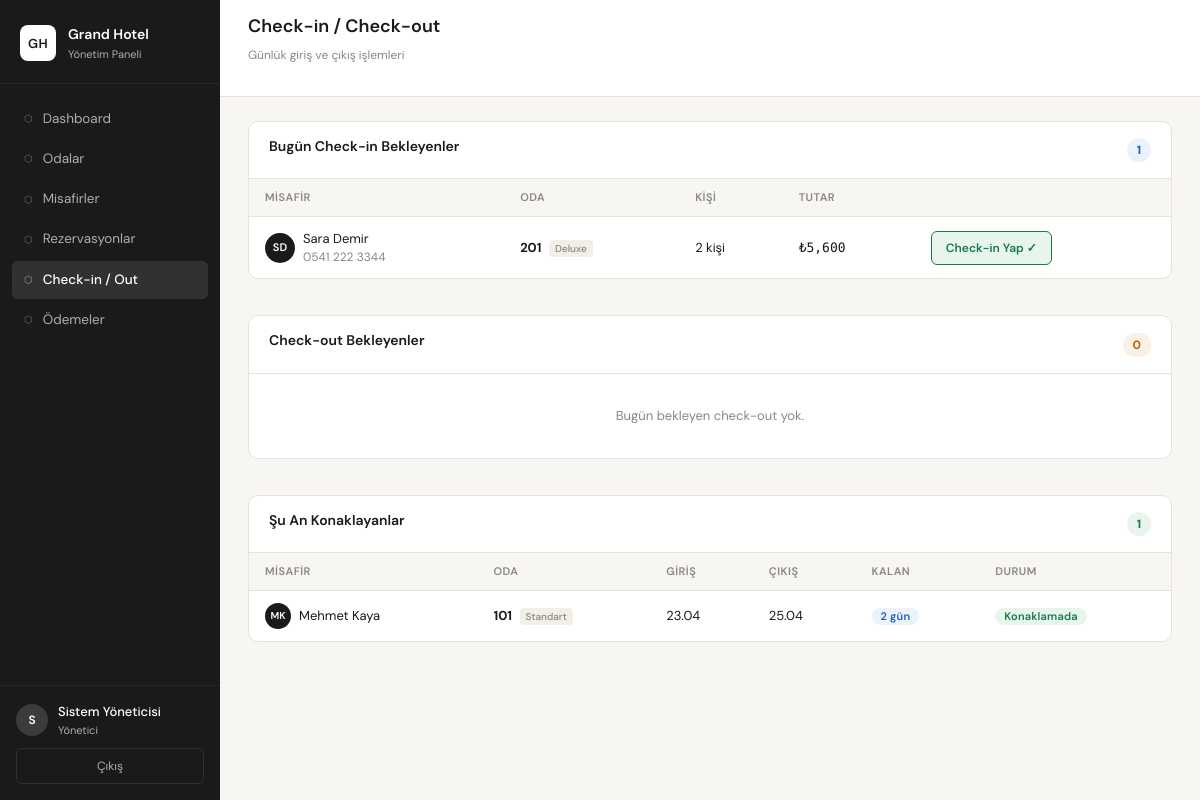
Screenshot of /checkin (signed in) with the database file from the repository.
### app.py (models this page shows)
class Reservation(db.Model):
    id = db.Column(db.Integer, primary_key=True)
    guest_id = db.Column(db.Integer, db.ForeignKey('guest.id'), nullable=False)
    room_id = db.Column(db.Integer, db.ForeignKey('room.id'), nullable=False)
    check_in_date = db.Column(db.Date, nullable=False)
    check_out_date = db.Column(db.Date, nullable=False)
    num_guests = db.Column(db.Integer, default=1)
    status = db.Column(db.String(20), default='confirmed')  # confirmed, checked_in, checked_out, cancelled
    total_amount = db.Column(db.Float)
    notes = db.Column(db.String(300))
    created_at = db.Column(db.DateTime, default=datetime.utcnow)
    guest = db.relationship('Guest', backref='reservations')
    room = db.relationship('Room', backref='reservations')

class Guest(db.Model):
    id = db.Column(db.Integer, primary_key=True)
    first_name = db.Column(db.String(50), nullable=False)
    last_name = db.Column(db.String(50), nullable=False)
    id_number = db.Column(db.String(20))
    phone = db.Column(db.String(20))
    email = db.Column(db.String(100))
    nationality = db.Column(db.String(50))
    created_at = db.Column(db.DateTime, default=datetime.utcnow)

class Room(db.Model):
    id = db.Column(db.Integer, primary_key=True)
    room_number = db.Column(db.String(10), unique=True, nullable=False)
    room_type = db.Column(db.String(30), nullable=False)  # standard, deluxe, suite, penthouse
    capacity = db.Column(db.Integer, default=2)
    price_per_night = db.Column(db.Float, nullable=False)
    status = db.Column(db.String(20), default='available')  # available, occupied, cleaning, maintenance
    floor = db.Column(db.Integer)
    description = db.Column(db.String(200))

### app.py (the view, shortened to what this page needs)
@app.route('/checkin', methods=['GET', 'POST'])
@login_required
def checkin():
    today = date.today()
    pending_checkins = Reservation.query.filter_by(check_in_date=today, status='confirmed').all()
    pending_checkouts = Reservation.query.filter(
        Reservation.check_out_date==today, Reservation.status=='checked_in').all()
    active_stays = Reservation.query.filter_by(status='checked_in').all()
    return render_template('checkin.html',
        pending_checkins=pending_checkins,
        pending_checkouts=pending_checkouts,
        active_stays=active_stays, today=today)

### app.py (called while the page is built)
def login_required(f):
    from functools import wraps
    @wraps(f)
    def decorated(*args, **kwargs):
        if 'user_id' not in session:
            return redirect(url_for('login'))
        return f(*args, **kwargs)
    return decorated

### templates/checkin.html (shortened to what this page needs)
{% extends "base.html" %}
{% block page_title %}Check-in / Check-out{% endblock %}
{% block page_sub %}Günlük giriş ve çıkış işlemleri{% endblock %}
{% block content %}
<div class="checkin-layout">
  <div class="card-section">
    <div class="section-header">
      <h2 class="section-title">Bugün Check-in Bekleyenler</h2>
      <span class="count-badge blue">{{ pending_checkins | length }}</span>
    </div>
    {% if pending_checkins %}
    <div class="table-wrapper">
      <table class="data-table">
        <thead>
          <tr><th>Misafir</th><th>Oda</th><th>Kişi</th><th>Tutar</th><th></th></tr>
        </thead>
        <tbody>
          {% for res in pending_checkins %}
          <tr>
            <td>
              <div class="guest-name-cell">
                <div class="guest-avatar">{{ res.guest.first_name[0] }}{{ res.guest.last_name[0] }}</div>
                <div>
                  <div>{{ res.guest.first_name }} {{ res.guest.last_name }}</div>
                  <div style="font-size: 12px; color: var(--text-muted);">{{ res.guest.phone }}</div>
                </div>
              </div>
            </td>
            <td><strong>{{ res.room.room_number }}</strong> <span class="room-type-tag">{{ res.room.room_type }}</span></td>
            <td>{{ res.num_guests }} kişi</td>
            <td class="mono">₺{{ "{:,.0f}".format(res.total_amount or 0) }}</td>
            <td>
              <form method="POST" action="{{ url_for('checkin') }}">
                <button type="submit" class="btn-action-green">Check-in Yap ✓</button>
              </form>
            </td>
          </tr>
          {% endfor %}
        </tbody>
      </table>
    </div>
    {% else %}
    <div class="empty-state">Bugün bekleyen check-in yok.</div>
    {% endif %}
  </div>
  <div class="card-section">
    <div class="section-header">
      <h2 class="section-title">Check-out Bekleyenler</h2>
      <span class="count-badge orange">{{ pending_checkouts | length }}</span>
    </div>
    {% if pending_checkouts %}
    <div class="table-wrapper">
      <table class="data-table">
        <thead>
          <tr><th>Misafir</th><th>Oda</th><th>Giriş</th><th>Tutar</th><th></th></tr>
        </thead>
        <tbody>
          {% for res in pending_checkouts %}
          <tr>
            <td>
              <div class="guest-name-cell">
                <div class="guest-avatar">{{ res.guest.first_name[0] }}{{ res.guest.last_name[0] }}</div>
                {{ res.guest.first_name }} {{ res.guest.last_name }}
              </div>
            </td>
            <td><strong>{{ res.room.room_number }}</strong></td>
            <td>{{ res.check_in_date.strftime('%d.%m') }}</td>
            <td class="mono">₺{{ "{:,.0f}".format(res.total_amount or 0) }}</td>
            <td>
              <form method="POST" action="{{ url_for('checkin') }}">
                <input type="hidden" name="reservation_id" value="{{ res.id }}">
                <input type="hidden" name="action" value="checkout">
                <button type="submit" class="btn-action-orange">Check-out Yap →</button>
              </form>
            </td>
          </tr>
          {% endfor %}
        </tbody>
      </table>
    </div>
    {% else %}
    <div class="empty-state">Bugün bekleyen check-out yok.</div>
    {% endif %}
  </div>
  <div class="card-section">
    <div class="section-header">
      <h2 class="section-title">Şu An Konaklayanlar</h2>
      <span class="count-badge green">{{ active_stays | length }}</span>
    </div>
    {% if active_stays %}
    <div class="table-wrapper">
      <table class="data-table">
        <thead>
          <tr><th>Misafir</th><th>Oda</th><th>Giriş</th><th>Çıkış</th><th>Kalan</th><th>Durum</th></tr>
        </thead>
        <tbody>
          {% for res in active_stays %}
          {% set remaining = (res.check_out_date - today).days %}
          <tr>
            <td>
              <div class="guest-name-cell">
                <div class="guest-avatar sm">{{ res.guest.first_name[0] }}{{ res.guest.last_name[0] }}</div>
                {{ res.guest.first_name }} {{ res.guest.last_name }}
              </div>
            </td>
            <td><strong>{{ res.room.room_number }}</strong> <span class="room-type-tag">{{ res.room.room_type }}</span></td>
            <td>{{ res.check_in_date.strftime('%d.%m') }}</td>
            <td>{{ res.check_out_date.strftime('%d.%m') }}</td>
            <td>
              {% if remaining <= 0 %}<span class="badge badge-orange">Bugün çıkış</span>
              {% elif remaining == 1 %}<span class="badge badge-orange">Yarın çıkış</span>
              {% else %}<span class="badge badge-blue">{{ remaining }} gün</span>{% endif %}
            </td>
            <td><span class="badge badge-green">Konaklamada</span></td>
          </tr>
          {% endfor %}
        </tbody>
      </table>
    </div>
    {% else %}
    <div class="empty-state">Şu an konaklayan misafir yok.</div>
    {% endif %}
  </div>
</div>
{% endblock %}

### static/css/style.css (style rules this page uses)
:root { --bg: #F7F6F3; --bg-card: #FFFFFF; --bg-sidebar: #1A1A1A; --bg-hover: #F0EEE9; --border: #E5E3DC; --border-strong: #C8C5BC; --text: #1A1A1A; --text-muted: #8A8780; --text-sidebar: #B0AEA8; --accent: #1A1A1A; --accent-blue: #1A5FBF; --accent-green: #1A7A4A; --accent-amber: #C06010; --accent-red: #B82020; --blue-bg: #EBF2FB; --green-bg: #E8F5ED; --amber-bg: #FBF0E6; --red-bg: #FBEBEB; --gray-bg: #F1EFE8; --radius: 10px; --radius-sm: 6px; --radius-lg: 14px; --shadow: 0 1px 3px rgba(0,0,0,0.08); --font: 'DM Sans', system-ui, sans-serif; --mono: 'DM Mono', monospace; }
*, *::before, *::after { box-sizing: border-box; margin: 0; padding: 0; }
body { font-family: var(--font); background: var(--bg); color: var(--text); font-size: 14px; line-height: 1.5; -webkit-font-smoothing: antialiased; }
.card-section { background: var(--bg-card); border: 1px solid var(--border); border-radius: var(--radius); margin-bottom: 20px; overflow: hidden; }
.section-header { display: flex; align-items: center; justify-content: space-between; padding: 16px 20px; border-bottom: 1px solid var(--border); }
.section-title { font-size: 14px; font-weight: 600; color: var(--text); }
.table-wrapper { overflow-x: auto; }
.data-table { width: 100%; border-collapse: collapse; }
.data-table th { padding: 10px 16px; text-align: left; font-size: 11px; font-weight: 600; color: var(--text-muted); text-transform: uppercase; letter-spacing: 0.5px; background: var(--bg); border-bottom: 1px solid var(--border); }
.data-table td { padding: 12px 16px; font-size: 13px; border-bottom: 1px solid var(--border); color: var(--text); }
.data-table tr:last-child td { border-bottom: none; }
.mono { font-family: var(--mono); font-size: 12px; }
.badge { display: inline-block; padding: 3px 9px; border-radius: 20px; font-size: 11px; font-weight: 600; letter-spacing: 0.2px; }
.badge-blue { background: var(--blue-bg); color: var(--accent-blue); }
.badge-green { background: var(--green-bg); color: var(--accent-green); }
.room-type-tag { font-size: 10px; color: var(--text-muted); background: var(--gray-bg); padding: 2px 6px; border-radius: 4px; margin-left: 4px; font-weight: 500; }
.guest-name-cell { display: flex; align-items: center; gap: 8px; }
.guest-avatar { width: 30px; height: 30px; border-radius: 50%; background: var(--bg-sidebar); color: #FFFFFF; display: flex; align-items: center; justify-content: center; font-size: 11px; font-weight: 600; flex-shrink: 0; text-transform: uppercase; }
.guest-avatar.sm { width: 26px; height: 26px; font-size: 10px; }
.checkin-layout { display: flex; flex-direction: column; gap: 16px; }
.count-badge { font-size: 12px; font-weight: 700; padding: 3px 10px; border-radius: 20px; }
.count-badge.blue { background: var(--blue-bg); color: var(--accent-blue); }
.count-badge.green { background: var(--green-bg); color: var(--accent-green); }
.count-badge.orange { background: var(--amber-bg); color: var(--accent-amber); }
.empty-state { padding: 32px; text-align: center; color: var(--text-muted); font-size: 13px; }
.btn-action-green { padding: 7px 14px; background: var(--green-bg); color: var(--accent-green); border: 1px solid var(--accent-green); border-radius: var(--radius-sm); font-size: 12px; font-family: var(--font); font-weight: 600; cursor: pointer; transition: all 0.15s; white-space: nowrap; }

### rows the page displays
Reservation: guest "S", guest "D", guest.first_name "Sara", guest.last_name "Demir", guest.phone "0541 222 3344", room.room_number "201", room.room_type "Deluxe", num_guests "2", total_amount "5,600"
Reservation: guest "M", guest "K", guest.first_name "Mehmet", guest.last_name "Kaya", room.room_number "101", room.room_type "Standart", check_in_date "23.04", check_out_date "25.04"

### other values shown
{{ session.full_name[0] if session.full_name else 'U' }} "S"
{{ session.full_name }} "Sistem Yöneticisi"
{{ pending_checkins | length }} "1"
{{ pending_checkouts | length }} "0"
{{ active_stays | length }} "1"
